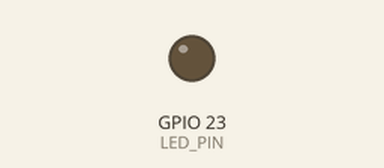
This program was run on a simulated Raspberry Pi (BCM pin numbers). Shown: output pins drawn as LEDs (lit = HIGH).

Above: at 0.05 s.
At 4.55 s:
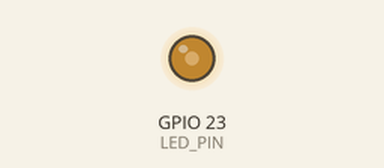
At 9.05 s:
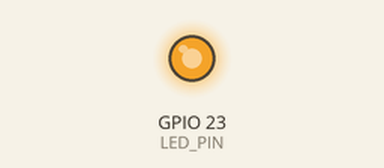
At 18.15 s:
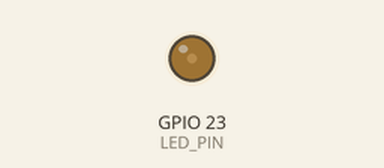
Timing chart, 0 to 26.0 s (numbered marks = the images above):
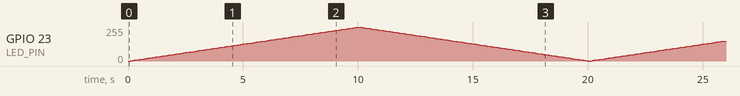

The program:

grad_led.py
```python
import wiringpi as pi
import time

LED_PIN = 23

pi.wiringPiSetupGpio()
pi.pinMode( LED_PIN, pi.OUTPUT )
pi.softPwmCreate( LED_PIN, 0, 100 )

while True:
    value = 0
    while ( value < 100 ):
        pi.softPwmWrite( LED_PIN, value )
        time.sleep( 0.1 )
        value = value + 1

    while ( value > 0 ):
        pi.softPwmWrite( LED_PIN, value )
        time.sleep( 0.1 )
        value = value - 1
```
